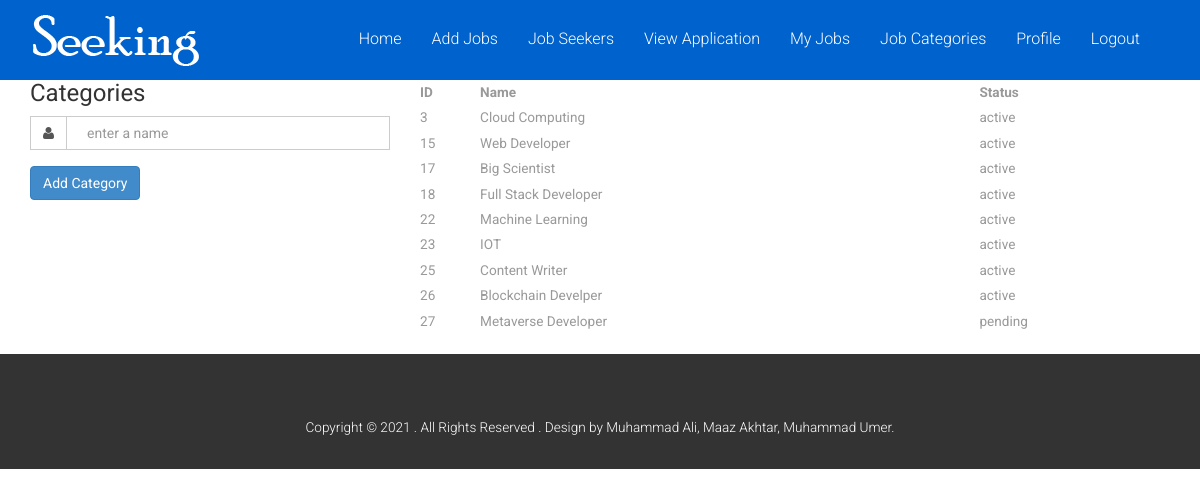
Screenshot of /categories.php (signed in) with the database file from the repository.
### tables this page shows
CREATE TABLE `categories` (
  `catid` int(11) NOT NULL,
  `name` varchar(50) NOT NULL,
  `catstatus` varchar(50) NOT NULL
);

### categories.php (the view, shortened to what this page needs)
<!DOCTYPE html>
<html lang="en">
<head>
</head>
<body>
<?php include('header.php') ?>
<?php include('connection.php') ?>
<?php
     $catid = $_GET['catid'];
     $sql = "SELECT * from `categories` where `catid`='$catid'";
     $rs = mysqli_query($con,$sql);
     $catdata = mysqli_fetch_array($rs);
?>
    <div class="container">
        <div class="row">
            <div class="col-md-4">
                <div class="login-content">
                 <form action="categories.php" method="post">
                   <div class="section-title">
                       <h3>Categories</h3>
                   </div>
                    <div class="textbox-wrap">
                        <div class="input-group">
                            <span class="input-group-addon"><i class="fa fa-user"></i></span>
                            <input type="text" placeholder="enter a name" name="Name" value="<?= $catdata['name']?>"  class="form-control" required="required">
                        </div>
                    </div>
                   <div class="login-button">
                        <input type="submit"  name="addcat" value="Add Category" class="btn btn-primary">
                    </div>
                 </form>
                </div>
            </div>
            <div class="col-md-8">
                 <table class="table">
                            <tr>
                                 <th>ID</th>
                                 <th>Name</th>
                                 <th>Status</th>
                            </tr>
                            <?php
                            $sql= "SELECT * FROM `categories`";
                            $rs= mysqli_query($con,$sql);
                            while($data= mysqli_fetch_array($rs)){
                            ?>
                            <tr>
                                <td><?=$data['catid']?></td>
                                <td><?=$data['name']?></td>
                                <td><?=$data['catstatus']?></td>
                            </tr>
                           <?php
                            }
                           ?>
                 </table>
            </div>
        </div>
</div>
 <?php include('footer.php'); ?>
</body>
</html>

### css/style.css (style rules this page uses)
h4, h5, h6, h1, h2, h3 { margin-top: 0; }
html, body { font-family: 'Roboto', sans-serif; font-size: 100%; background:#fff; }
.textbox-wrap { margin-bottom: 1em; }
input.form-control { box-shadow: none; background-color:#fff; padding:0 20px; border-radius:0px; }
.input-group-addon { padding: 6px 12px; font-size: 14px; font-weight: normal; line-height: 1; text-align: center; background-color:rgba(255, 255, 255, 0); border: 1px solid #cccccc; border-radius: 0; }
.table>tbody>tr>td, .table>tbody>tr>th, .table>tfoot>tr>td, .table>tfoot>tr>th, .table>thead>tr>td, .table>thead>tr>th { border-top: none; padding: 3px 0; }
.table > thead > tr > th, .table > tbody > tr > th, .table > tfoot > tr > th, .table > thead > tr > td, .table > tbody > tr > td, .table > tfoot > tr > td { font-size: 0.85em; color: #999; }
.headings h1, h2,h3,h4,h5,h6 { font-weight:400; }

### rows the page displays
categories: catid "3", name "Cloud Computing", catstatus "active"
categories: catid "15", name "Web Developer", catstatus "active"
categories: catid "17", name "Big Scientist", catstatus "active"
categories: catid "18", name "Full Stack Developer", catstatus "active"
categories: catid "22", name "Machine Learning", catstatus "active"
categories: catid "23", name "IOT", catstatus "active"
categories: catid "25", name "Content Writer", catstatus "active"
categories: catid "26", name "Blockchain Develper", catstatus "active"
categories: catid "27", name "Metaverse Developer", catstatus "pending"
